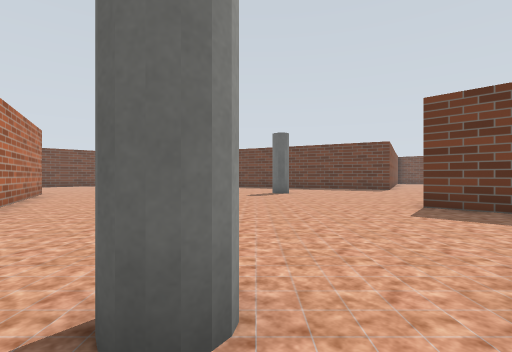
view 1 (above)

17 first-person views from a walk through a world built for the Gazebo simulator. The camera is 0.72 m above the floor, looks level and sees 85° across. The floor is counted in squares, 1 m on a side. Each view is taken from the middle of a square. On the plan, view 1 faces up. The plan holds only what a view shows up to about 10 squares ahead; the rest is blank.

view 2
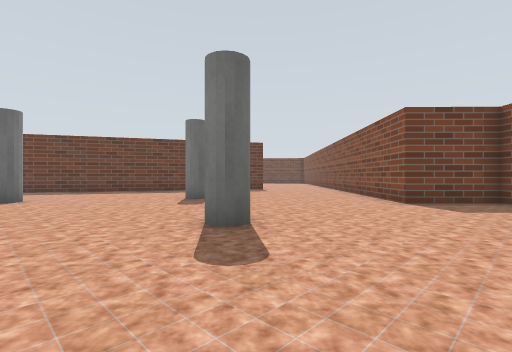

view 3
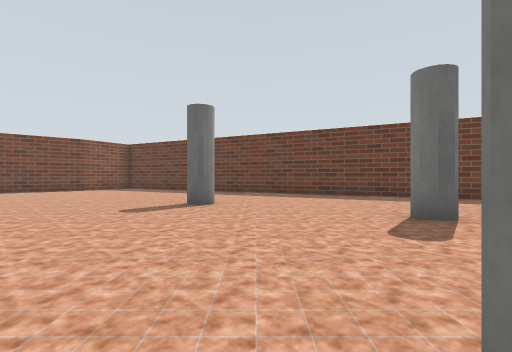

view 4
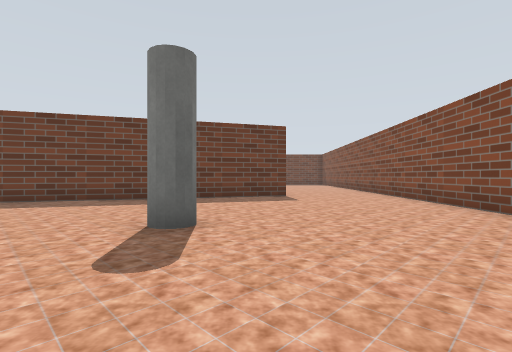

view 5
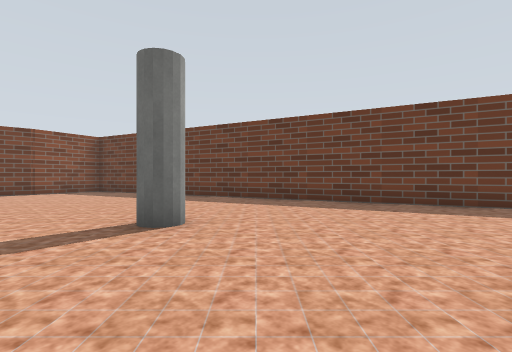

view 6
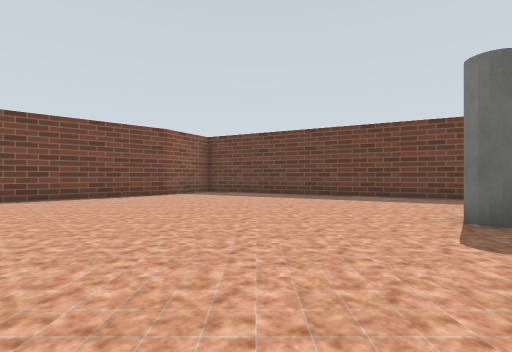

view 7
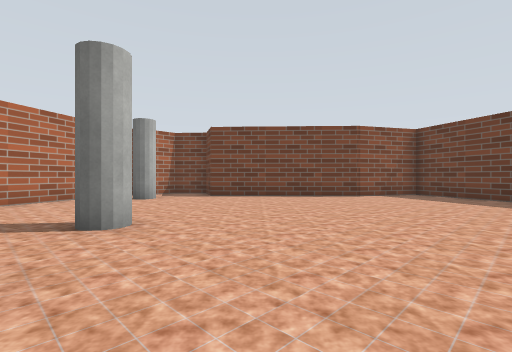

view 8
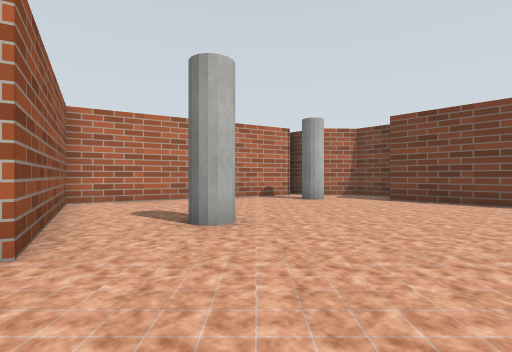

view 9
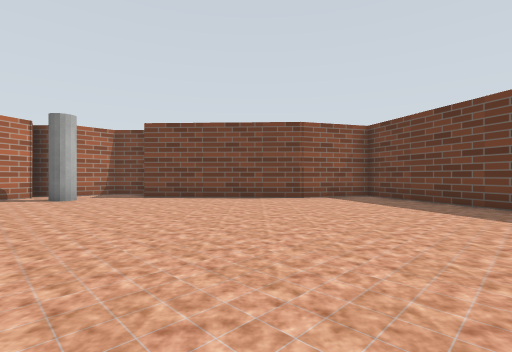

view 10
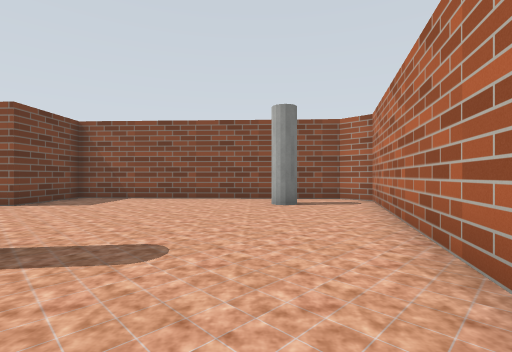

view 11
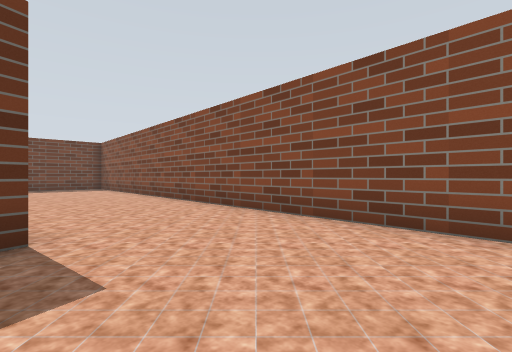

view 12
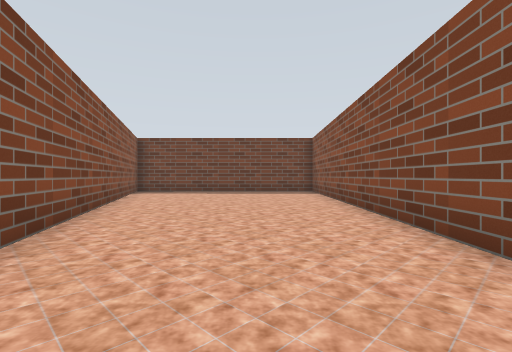

view 13
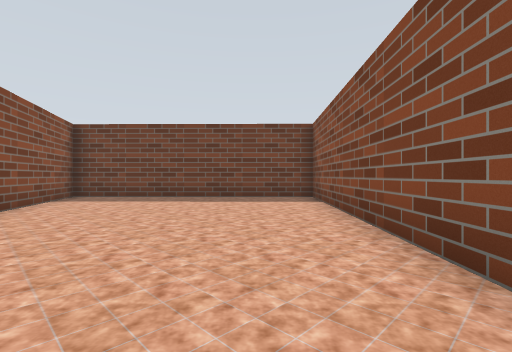

view 14
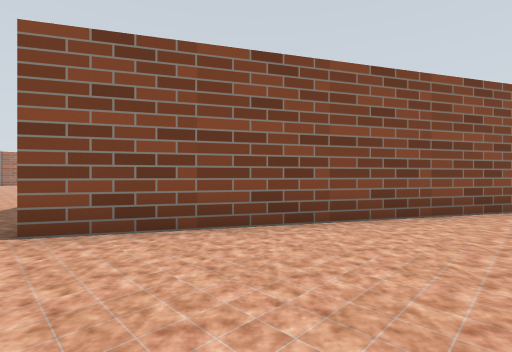

view 15
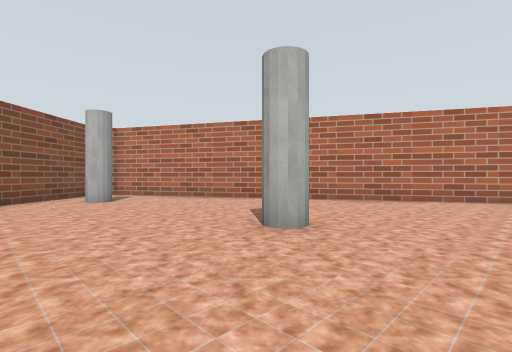

view 16
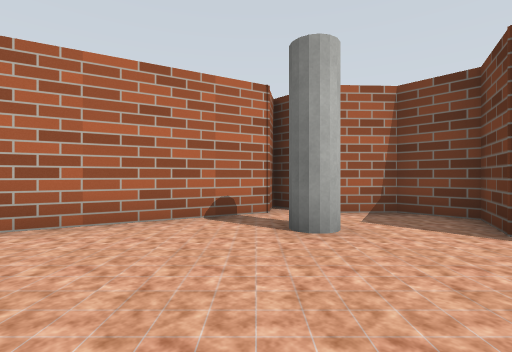

view 17
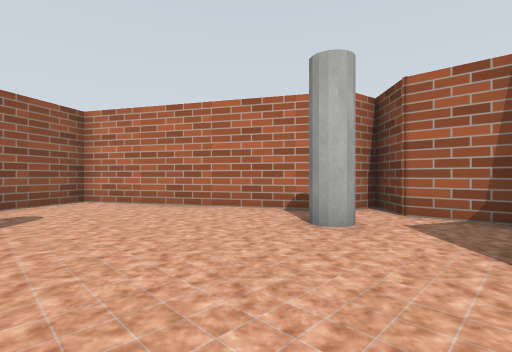

### Floor plan
Points are (right, up) in squares from view 1. A wall is a line through its corners. A room is listed if a view was taken in it or the views show most of it. See-through windows are left out.
Room 1 (views 1, 2, 3, 4, 5, 6, 7, 8, 9, 10, 11, 12, 13, 14, 15, 16, 17)
walls: (-5.3, 20.8) (-9.2, 22.8) (-10.4, 20.6) (-14.3, 17) (-15.6, 17.7) (-16.5, 16.8) (-16.5, 15.3) (-17.5, 14.4) (-16.5, 14.2) (-13.1, 8.2) (-8.4, 10.9) (-1.7, -1) (-0.7, -1) (5.5, 4.6) (3.8, 6.4) (19.1, 20.4) (13.4, 26.2) (6.9, 14.3) (-3.9, 20)

Where each view was taken, in squares from view 1:
view 1: 0 up, 0 right, facing up
view 2: 4 up, 4 left, facing up-right
view 3: 7 up, 2 left, facing up
view 4: 8 up, 1 left, facing up-right
view 5: 10 up, 2 left, facing up
view 6: 10 up, 7 left, facing up
view 7: 11 up, 6 left, facing up-left
view 8: 13 up, 6 left, facing left
view 9: 13 up, 5 left, facing up-left
view 10: 7 up, 5 left, facing down-right
view 11: 12 up, 4 right, facing right
view 12: 13 up, 8 right, facing up-right
view 13: 15 up, 11 right, facing up-right
view 14: 14 up, 11 right, facing up-left
view 15: 10 up, 2 right, facing down-left
view 16: 14 up, 11 left, facing left
view 17: 17 up, 11 left, facing down-left
